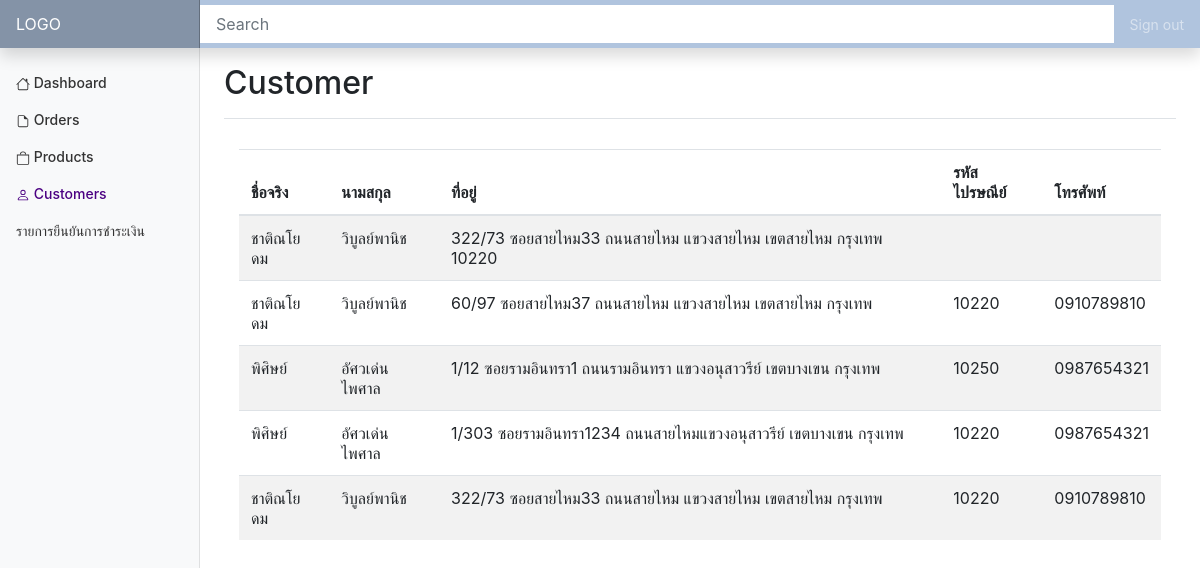
The page /endv2/admin/customer.php on the database as committed earlier.
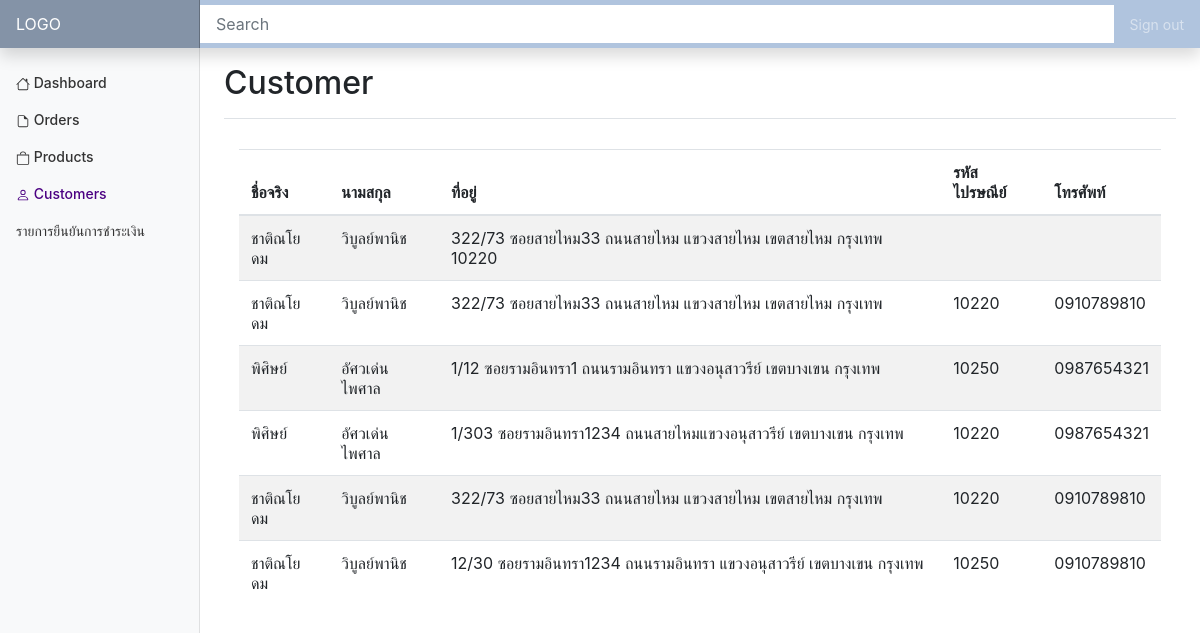
The same page on the database as committed later.
### tables this page shows
CREATE TABLE `useraddress` (
  `ID` int(10) NOT NULL,
  `U_ID` int(10) NOT NULL,
  `F_name` varchar(100) NOT NULL,
  `L_name` varchar(100) NOT NULL,
  `Address` varchar(300) NOT NULL,
  `Tel` varchar(10) NOT NULL,
  `Postcode` varchar(5) NOT NULL
);

### endv2/admin/customer.php (the view, shortened to what this page needs)
<?php
    require "condb.php";
    $sql="SELECT * FROM `useraddress`";
    $result=mysqli_query($con,$sql);
    $row=mysqli_fetch_all($result, MYSQLI_ASSOC);
?>
<html>
<head>
<link href="../assets/dist/css/bootstrap.css" rel="stylesheet">
    <link href="main.css" rel="stylesheet">
  </head>
    <body>
    <nav class="navbar navbar-dark sticky-top flex-md-nowrap p-0 shadow" style="background-color:#B0C4DE;">
  <a class="navbar-brand col-md-3 col-lg-2 mr-0 px-3" href="#">LOGO</a>
  <input class="form-control form-control-light w-100" type="text" placeholder="Search" aria-label="Search">
  <ul class="navbar-nav px-3">
    <li class="nav-item text-nowrap">
      <a class="nav-link" href="#">Sign out</a>
    </li>
  </ul>
</nav>
<div class="container-fluid">
  <div class="row">
    <nav id="sidebarMenu" class="col-md-3 col-lg-2 d-md-block bg-light sidebar collapse">
      <div class="sidebar-sticky pt-3">
        <ul class="nav flex-column">
          <li class="nav-item">
            <a class="nav-link" href="dashboard.php">
              Dashboard
            </a>
          </li>
          <li class="nav-item">
            <a class="nav-link" href="order.php">
              <svg width="1em" height="1em" viewBox="0 0 16 16" class="bi bi-file-earmark" fill="currentColor" xmlns="http://www.w3.org/2000/svg">
                <path d="M4 1h5v1H4a1 1 0 0 0-1 1v10a1 1 0 0 0 1 1h8a1 1 0 0 0 1-1V6h1v7a2 2 0 0 1-2 2H4a2 2 0 0 1-2-2V3a2 2 0 0 1 2-2z"/>
                <path d="M9 4.5V1l5 5h-3.5A1.5 1.5 0 0 1 9 4.5z"/>
              </svg>
              Orders
            </a>
          </li>
          <li class="nav-item">
            <a class="nav-link" href="product.php">
              Products
            </a>
          </li>
          <li class="nav-item">
            <a class="nav-link active" href="customer.php">
              Customers
            </a>
          </li>
          <li>
            <a class="nav-link" href="payment_list.php">รายการยืนยันการชำระเงิน</a>
          </li>
        </ul>
      </div>
    </nav>
    <main role="main" class="col-md-9 ml-sm-auto col-lg-10 px-md-4">
      <div class="d-flex justify-content-between flex-wrap flex-md-nowrap align-items-center pt-3 pb-2 mb-3 border-bottom">
        <h1 class="h2">Customer</h1>
      </div>
        <div class="container" style="margin-top: 30px;">
            <table class="table table-striped">
                <thead>
                    <tr>
                        <th>ชื่อจริง</th>
                        <th>นามสกุล</th>
                        <th>ที่อยู่</th>
                        <th>รหัสไปรษณีย์</th>
                        <th>โทรศัพท์</th>
                    </tr>
                </thead>
                <tbody>
                <?php
                foreach($row as $user)
                {
                    ?>
                <tr>
                    <td><?php echo $user['F_name'];?></td>
                    <td><?php echo $user['L_name'];?></td>
                    <td><?php echo $user['Address'];?></td>
                    <td><?php echo $user['Postcode'];?></td>
                    <td><?php echo $user['Tel'];?></td>
                </tr>
               <?php
               }
?>
                </tbody>
            </table>
        </div>
    </main>
  </div>
</div>
    </body>
</html>

Rows that differ between the two databases and show on the page:
changed useraddress (number 2 of 6 on the later page): Address "60/97 ซอยสายไหม37 ถนนสายไหม แขวงสายไหม เขตสายไหม กรุงเทพ" → "322/73 ซอยสายไหม33 ถนนสายไหม แขวงสายไหม เขตสายไหม กรุงเทพ"
added useraddress: F_name "ชาติณโยดม", L_name "วิบูลย์พานิช", Address "12/30 ซอยรามอินทรา1234 ถนนรามอินทรา แขวงอนุสาวรีย์ เขตบางเขน กรุงเทพ", Postcode "10250", Tel "0910789810"
